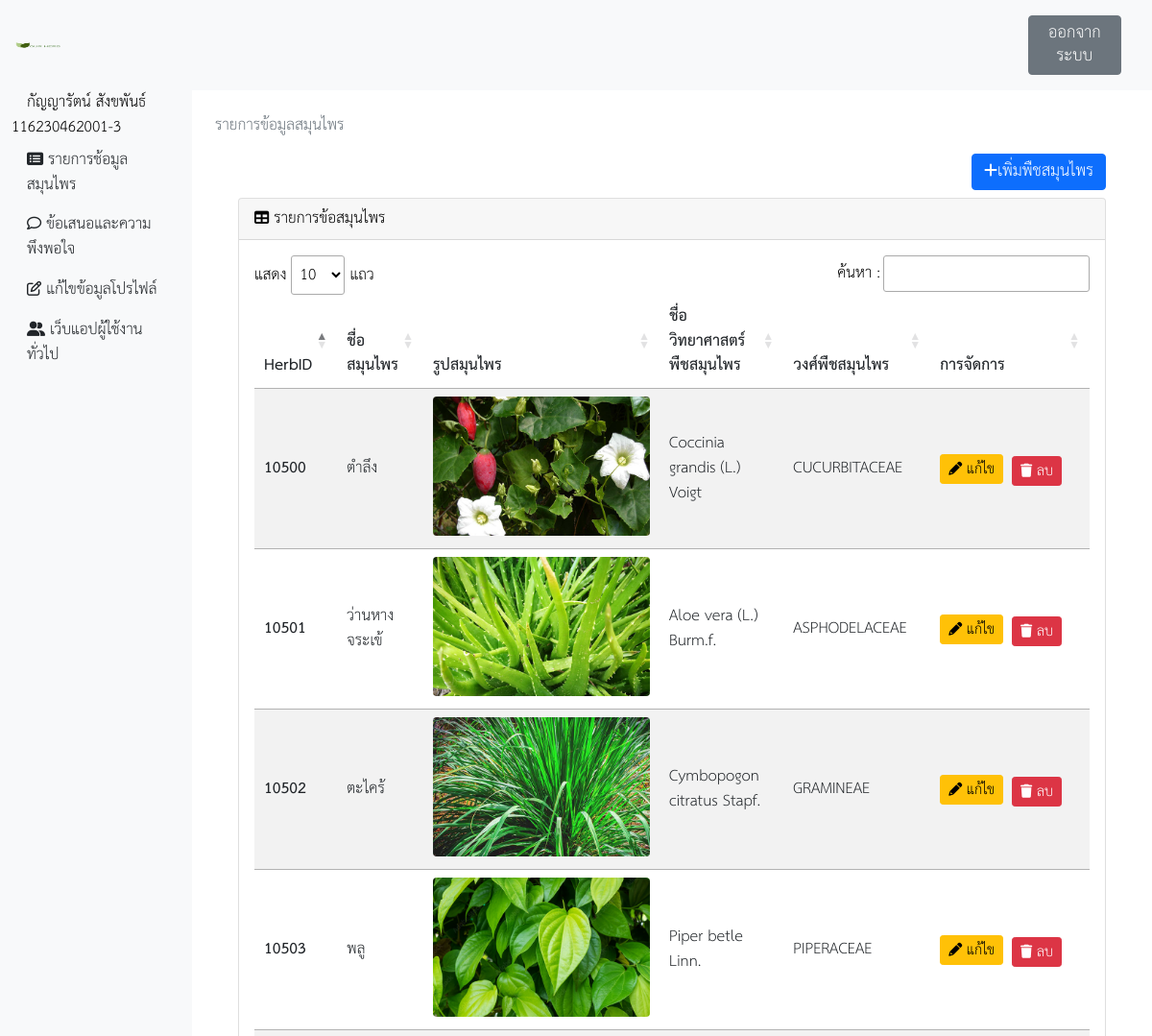
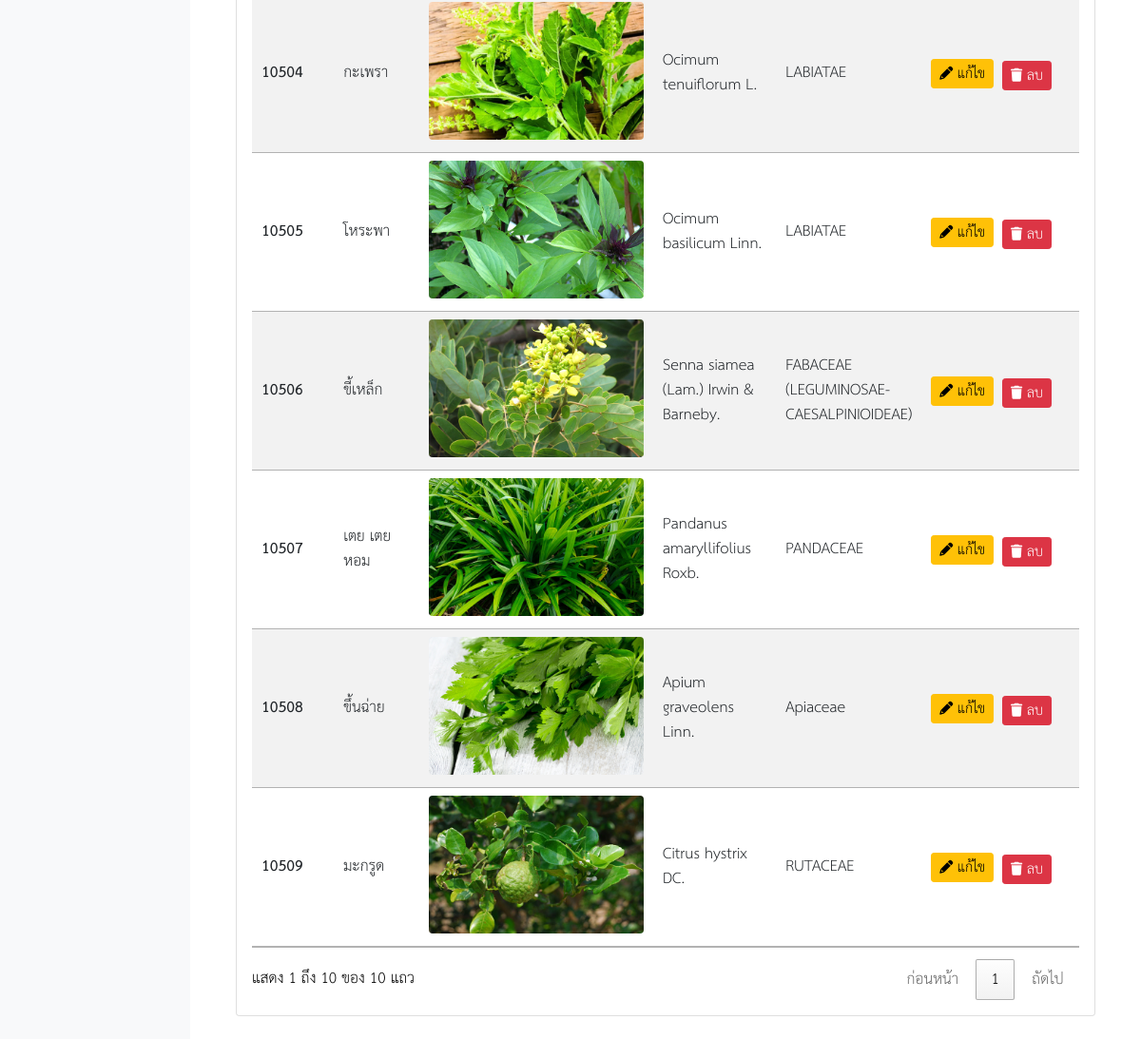
/dev/index.php (signed in), run on the app's committed database (2 pictures, top to bottom).
### tables this page shows
CREATE TABLE `herbname` (
  `herbID` int(11) NOT NULL,
  `nameShow` varchar(100) DEFAULT '',
  `herbImg` varchar(255) DEFAULT '',
  `scienceName` varchar(255) DEFAULT '',
  `familyHerb` varchar(255) DEFAULT '',
  `commonName` varchar(255) DEFAULT '',
  `localName` varchar(255) DEFAULT '',
  `created_at` timestamp NOT NULL DEFAULT current_timestamp()
);

### dev/page/listedit.php (the view)
<div class="row">
    <nav id="sidebar" class="col-md-12 col-lg-2 d-lg-block bg-light sidebar collapse">
        <div class="position-sticky">
            <ul class="nav flex-column">
                <?php
                if (isset($_SESSION['admin_login'])) { ?>
                    <li class="nav-item">
                        <span class="ms-3"> <?php echo $_SESSION['admin_login']; ?></span>
                    </li>
                <?php }  ?>
                <li class="nav-item">
                    <a class="nav-link active text-dark" aria-current="page" href="index.php"><i class="fa fa-list-alt" aria-hidden="true"></i><span class="ml-2"> รายการช้อมูลสมุนไพร</span></a>
                </li>
                <li class="nav-item">
                    <a class="nav-link text-dark" href="index.php?page=feedback"><i class="fa-regular fa-comment"></i><span class="ml-2"> ข้อเสนอและความพึงพอใจ</span></a>
                </li>
                <li class="nav-item">
                    <a class="nav-link text-dark" href="index.php?page=edit_regis"><i class="fa-regular fa-edit"></i><span class="ml-2"> แก้ไขข้อมูลโปรไฟล์</span></a>
                </li>
                <li class="nav-item">
                    <a class="nav-link text-dark" href="../index.php"><i class="fa-solid fa-user-group"></i><span class="ml-2"> เว็บแอปผู้ใช้งานทั่วไป</span></a>
                </li>
            </ul>
        </div>
    </nav>
    <main class="col-12 col-md-12 ml-sm-auto col-lg-10 px-md-4 py-4">
        <nav aria-label="breadcrumb">
            <ol class="breadcrumb">
                <li class="breadcrumb-item active" aria-current="page">รายการข้อมูลสมุนไพร</li>
            </ol>
        </nav>
        <div class="container-fluid">
            <div class="col-12 col-md-12 col-lg-12 flex-wrap">
                <div class="col-12 d-flex justify-content-end mb-2">
                    <a href="./index.php?action=createHerb" class="btn btn-primary"><i class="fa fa-plus" aria-hidden="true"></i>เพิ่มพืชสมุนไพร</a>
                </div>
                <div class="card">
                    <div class="card-header"><i class="fa fa-table "></i> รายการข้อสมุนไพร</div>
                    <div class="card-body">
                        <div class="table-responsive">
                            <table id="myTable" class="table table-striped table-bg-secondary table-hover my-2 align-middle">
                                <thead>
                                    <tr>
                                        <th scope="col">HerbID</th>
                                        <th scope="col">ชื่อสมุนไพร</th>
                                        <th class="d-mobile" scope="col">รูปสมุนไพร</th>
                                        <th class="d-tablet" scope="col">ชื่อวิทยาศาสตร์พืชสมุนไพร</th>
                                        <th class="d-tablet" scope="col">วงศ์พืชสมุนไพร</th>
                                        <th scope="col">การจัดการ</th>
                                    </tr>
                                </thead>
                                <tbody>
                                    <?php
                                    $stmt = $conn->prepare("SELECT* FROM herbname");
                                    $stmt->execute();
                                    $result = $stmt->fetchAll();
                                    foreach ($result as $row) {
                                    ?>
                                        <tr>
                                            <th scope="row" width="8%"><?php echo $row['herbID']; ?></th>
                                            <td width="10%"><?php echo $row['nameShow']; ?></td>
                                            <td class="d-mobile" width="30%">
                                                <div class="sizeimg ">
                                                    <img width="100%" id="myImg" data-img="<?= $row['herbImg']; ?>" src="../../../herb/img/imgHerb/<?= $row['herbImg']; ?>" class="rounded" alt="รูป <?= $row['nameShow']; ?>">
                                                </div>
                                            </td>
                                            <td class="d-tablet" width="15%"><?php echo $row['scienceName']; ?></td>
                                            <td class="d-tablet" width="15%"><?php echo $row['familyHerb']; ?></td>
                                            <td width="20%"><a href="./index.php?herbID=<?php echo $row['herbID'] ?>" class="btn btn-sm btn-warning" type="edit" onclick="show_feature()"><i class="fa fa-pencil" aria-hidden="true"></i> แก้ไข</a>
                                                <a data-id="<?= $row['herbID']; ?>" href="?delete=<?= $row['herbID']; ?>" class="btn btn-sm btn-danger mt-1 mx-1 delete-btn"><i class="fa fa-trash " aria-hidden="true"></i> ลบ</a>
                                            </td>
                                        </tr>
                                    <?php } ?>
                                </tbody>
                            </table>
                        </div>
                    </div>
                </div>
            </div>
        </div>
    </main>
</div>

### data on the page
herbname: herbID "10500", nameShow "ตำลึง", herbImg (picture), scienceName "Coccinia grandis (L.) Voigt", familyHerb "CUCURBITACEAE"
herbname: herbID "10501", nameShow "ว่านหางจระเข้", herbImg (picture), scienceName "Aloe vera (L.) Burm.f.", familyHerb "ASPHODELACEAE"
herbname: herbID "10502", nameShow "ตะไคร้", herbImg (picture), scienceName "Cymbopogon citratus Stapf.", familyHerb "GRAMINEAE"
herbname: herbID "10503", nameShow "พลู", herbImg (picture), scienceName "Piper betle Linn.", familyHerb "PIPERACEAE"
herbname: herbID "10504", nameShow "กะเพรา", herbImg (picture), scienceName "Ocimum tenuiflorum L.", familyHerb "LABIATAE"
herbname: herbID "10505", nameShow "โหระพา", herbImg (picture), scienceName "Ocimum basilicum Linn.", familyHerb "LABIATAE"
herbname: herbID "10506", nameShow "ขี้เหล็ก", herbImg (picture), scienceName "Senna siamea (Lam.) Irwin & Barneby.", familyHerb "FABACEAE (LEGUMINOSAE-CAESALPINIOIDEAE)"
herbname: herbID "10507", nameShow "เตย เตยหอม", herbImg (picture), scienceName "Pandanus amaryllifolius Roxb.", familyHerb "PANDACEAE"
herbname: herbID "10508", nameShow "ขึ้นฉ่าย", herbImg (picture), scienceName "Apium graveolens Linn.", familyHerb "Apiaceae"
herbname: herbID "10509", nameShow "มะกรูด", herbImg (picture), scienceName "Citrus hystrix DC.", familyHerb "RUTACEAE"

### other printed values
$_SESSION['admin_login'] "กัญญารัตน์ สังขพันธ์ 116230462001-3"
